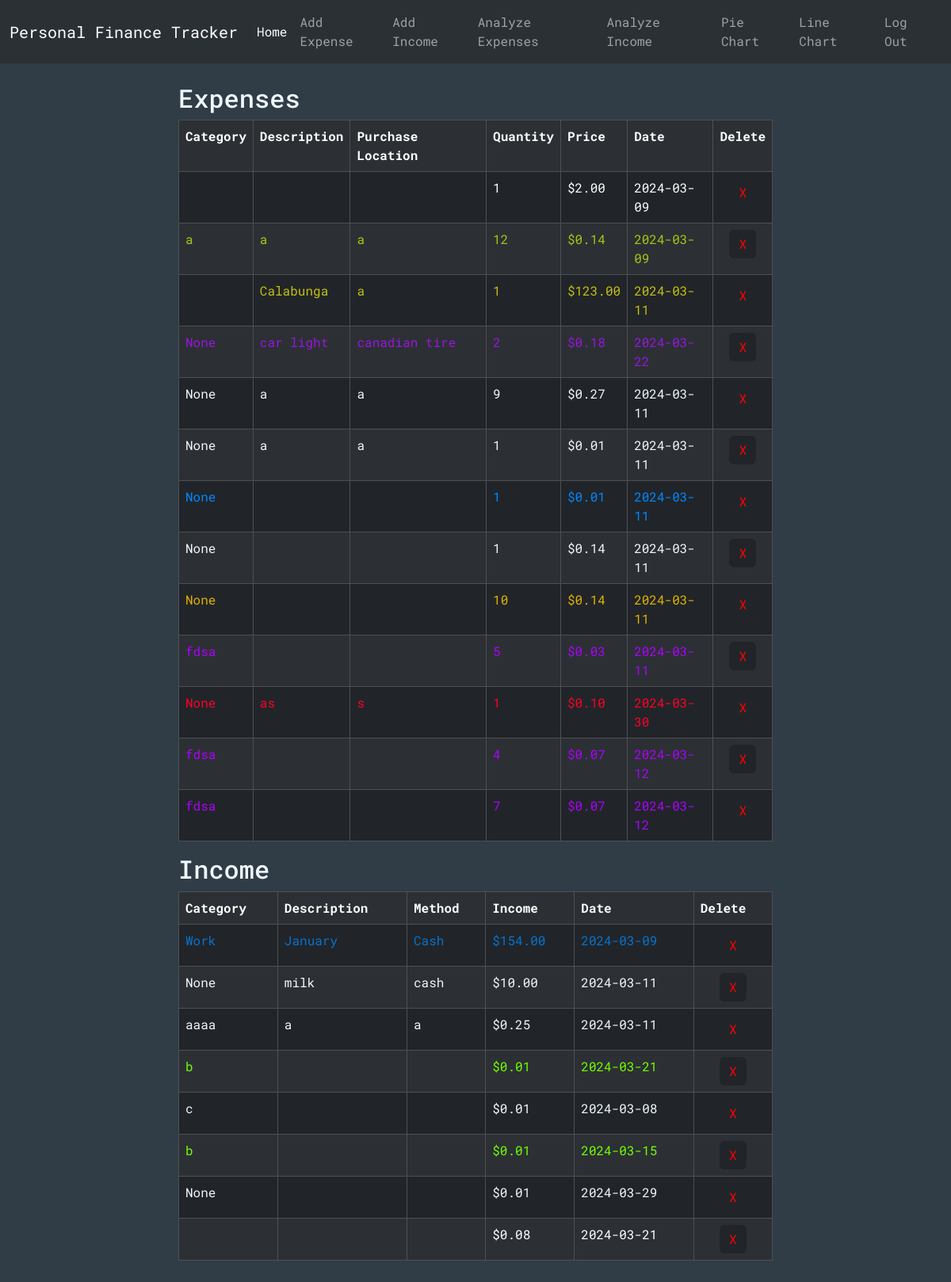
Page / (signed in) on the earlier database version.
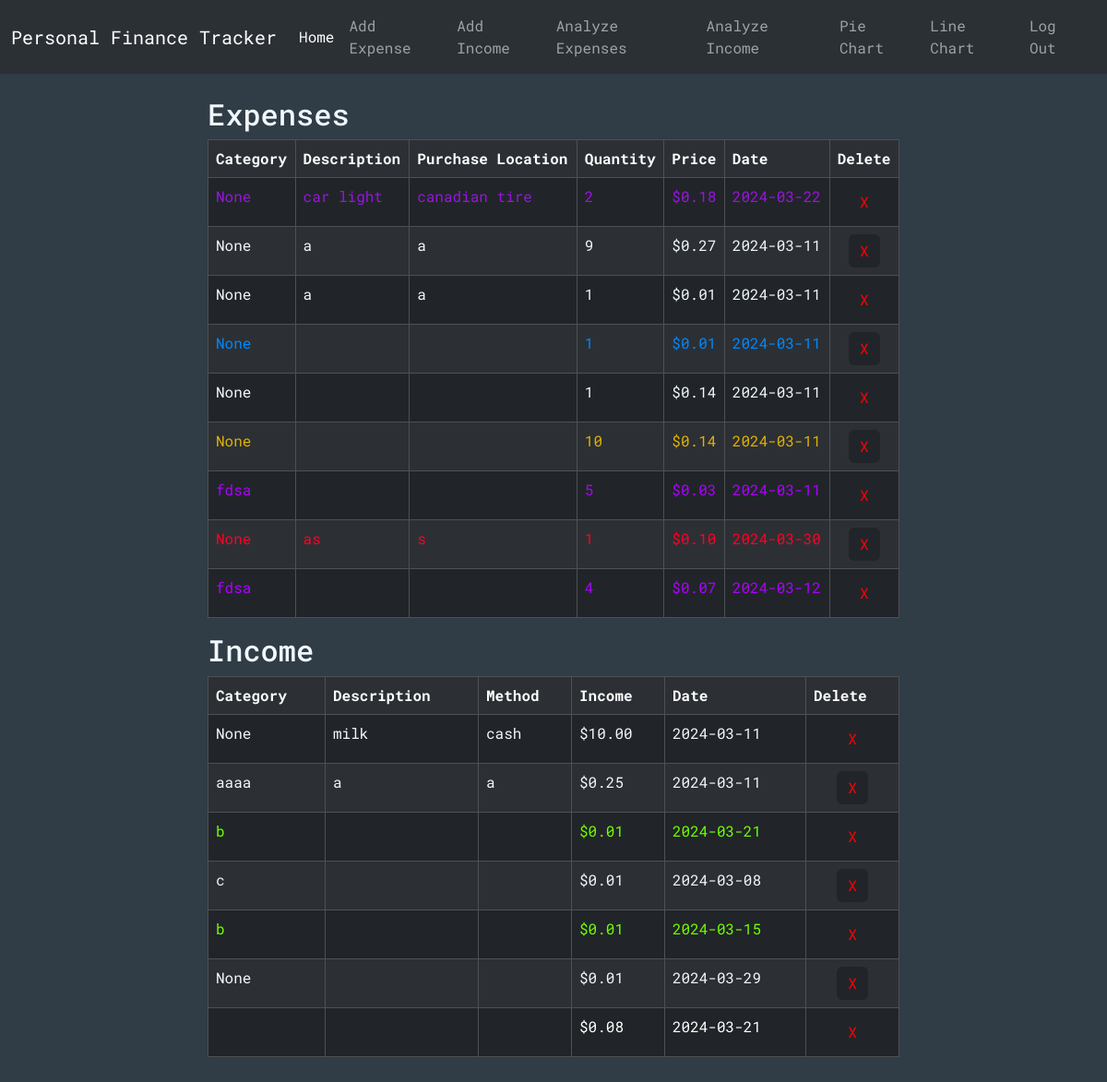
Same page on the later database version.
### tables this page shows
CREATE TABLE expenses (id INTEGER PRIMARY KEY, user_id INTEGER NOT NULL, category TEXT, description TEXT, purchaseLocation TEXT, quantity INTEGER NOT NULL, price NUMERIC NOT NULL, date TEXT NOT NULL, color TEXT, FOREIGN KEY (user_id) REFERENCES users(id));

CREATE TABLE incomes (id INTEGER PRIMARY KEY, user_id INTEGER NOT NULL, category TEXT, description TEXT, method TEXT, income NUMERIC NOT NULL, date TEXT NOT NULL, color TEXT, FOREIGN KEY (user_id) REFERENCES users(id));

### app.py (the view)
@app.route("/")
@login_required
def index():
    conn = get_db_connection()
    exps = conn.execute("SELECT * FROM expenses WHERE user_id = ?", (session["user_id"],)).fetchall()
    inc = conn.execute("SELECT * FROM incomes WHERE user_id = ?", (session["user_id"],)).fetchall()
    print(exps[1]["color"])
    conn.close()
    return render_template("index.html", expenses=exps, incomes=inc)

### helpers.py (called while the page is built)
def login_required(f):
    @wraps(f)
    def decorated_function(*args, **kwargs):
        if session.get("user_id") is None:
            return redirect("/login")
        return f(*args, **kwargs)
    return decorated_function

def get_db_connection():
    conn = sqlite3.connect('database.db')
    conn.row_factory = sqlite3.Row
    return conn

### templates/index.html (shortened to what this page needs)
{% extends "layout.html" %} {% block title %}Main{% endblock %}
{% block body %}
<div class="cont center-horizontal">
  {% if expenses -%}
  <div>
    <h2>Expenses</h2>
    <div class="table-responsive">
      <table class="table table-dark table-striped table-bordered table-hover">
        <tr>
          <th scope="col">Category</th>
          <th scope="col">Description</th>
          <th scope="col">Purchase Location</th>
          <th scope="col">Quantity</th>
          <th scope="col">Price</th>
          <th scope="col">Date</th>
          <th scope="col">Delete</th>
        </tr>
        {% for expense in expenses %}
        <tr style="color: {{expense['color']}}">
          <td style="color: {{expense['color']}}">{{ expense["category"] }}</td>
          <td style="color: {{expense['color']}}">
            {{ expense["description"] }}
          </td>
          <td style="color: {{expense['color']}}">
            {{ expense["purchaseLocation"] }}
          </td>
          <td style="color: {{expense['color']}}">{{ expense["quantity"] }}</td>
          <td style="color: {{expense['color']}}">
            {{ "$%.2f"| format(expense["price"]) }}
          </td>
          <td style="color: {{expense['color']}}">{{ expense["date"] }}</td>
          <td style="text-align: center">
            <form action="/delete" method="POST">
              <button
                type="submit"
                class="delete-btn btn btn-dark"
                style="color: red; border: 0; text-align: center"
              >
                X
              </button>
            </form>
          </td>
        </tr>
        {% endfor %}
      </table>
    </div>
  </div>
  {% else -%}
  <p>
    You have no expenses to display here. To add an expense go
    <a href="/add-expense">here</a>. In the future, use the links in the
    navigation bar on the top!
  </p>
  {% endif %}
  {% if incomes -%}
  <div>
    <h2>Income</h2>
    <div class="table-responsive">
      <table class="table table-dark table-striped table-bordered table-hover">
        <tr>
          <th scope="col">Category</th>
          <th scope="col">Description</th>
          <th scope="col">Method</th>
          <th scope="col">Income</th>
          <th scope="col">Date</th>
          <th scope="col">Delete</th>
        </tr>
        {% for income in incomes %}
        <tr>
          <td style="color: {{income['color']}} !important">
            {{ income["category"] }}
          </td>
          <td style="color: {{income['color']}} !important">
            {{ income["description"] }}
          </td>
          <td style="color: {{income['color']}} !important">
            {{ income["method"] }}
          </td>
          <td style="color: {{income['color']}} !important">
            {{ "$%.2f"| format(income["income"]) }}
          </td>
          <td style="color: {{income['color']}} !important">
            {{ income["date"] }}
          </td>
          <td style="text-align: center">
            <form action="/delete" method="POST">
              <button
                type="submit"
                class="delete-btn btn btn-dark"
                style="color: red; border: 0; text-align: center"
              >
                X
              </button>
            </form>
          </td>
        </tr>
        {% endfor %}
      </table>
    </div>
  </div>
  {% else -%}
  <p>
    You have no income to display here. To add income go
    <a href="/add-income">here</a>. In the future, use the links in the
    navigation bar on the top!
  </p>
  {% endif %}
</div>
{%endblock %}

### templates/layout.html (shortened to what this page needs)
{% include "base.html" %}
<nav class="navbar navbar-expand-lg bg-body-tertiary" data-bs-theme="dark">
  <div class="container-fluid">
    <a class="navbar-brand" href="/">Personal Finance Tracker</a>
    <div class="collapse navbar-collapse" id="navbarSupportedContent">
      <div>
        <ul class="navbar-nav">
          <li class="nav-item" style="margin-top: auto; margin-bottom: auto">
            <a class="nav-link active" aria-current="page" href="/">Home</a>
          </li>
          <li class="nav-item">
            <a class="nav-link" href="/add-expense">Add Expense</a>
          </li>
          <li class="nav-item">
            <a class="nav-link" href="/add-income">Add Income</a>
          </li>
          <li class="nav-item">
            <a class="nav-link" href="/analyzeExpenses">Analyze Expenses</a>
          </li>
          <li class="nav-item">
            <a class="nav-link" href="/analyzeIncome">Analyze Income</a>
          </li>
          <li class="nav-item">
            <a class="nav-link" href="/pieChart">Pie Chart</a>
          </li>
          <li class="nav-item">
            <a class="nav-link" href="/lineChart">Line Chart</a>
          </li>
        </ul>
      </div>
      <div class="navbar-nav flex-end right-div">
        <a class="nav-link" href="/login">Log Out</a>
      </div>
    </div>
  </div>
</nav>
{% block body %}{% endblock %}

### templates/base.html (shortened to what this page needs)
<!DOCTYPE html>
<html lang="en">
  <head>
    <link rel="stylesheet" href="../static/styles/CSS.css" />
    <link
      href="https://cdn.jsdelivr.net/npm/bootstrap@5.3.2/dist/css/bootstrap.min.css"
      rel="stylesheet"
    />
    <link
      href="https://netdna.bootstrapcdn.com/font-awesome/3.2.1/css/font-awesome.css"
      rel="stylesheet"
    />
  </head>
  <body id="body">
  </body>
</html>

### static/styles/CSS.css (style rules this page uses)
.cont { display: flex; justify-content: center; padding: 15px; flex-direction: column; color: aliceblue; max-width: 100vw; }
.navbar-nav { z-index: 1000; }
.center-horizontal { margin: 0 auto; width: 90vw; max-width: 800px; padding: 25px; }
.right-div { margin-left: auto; box-sizing: border-box; }
#body { background-color: rgb(48, 60, 70); font-family: "Roboto Mono", monospace; color: aliceblue; }

Differences in the rows shown:
removed expenses: quantity "1", price "$2.00", date "2024-03-09"
removed expenses: category "a", description "a", purchaseLocation "a", quantity "12", price "$0.14", date "2024-03-09", color "#a8c610" (drawn)
removed expenses: description "Calabunga", purchaseLocation "a", quantity "1", price "$123.00", date "2024-03-11", color "#c6c010" (drawn)
removed expenses: category "fdsa", quantity "7", price "$0.07", date "2024-03-12", color "#ae00ff" (drawn)
removed incomes: category "Work", description "January", method "Cash", income "$154.00", date "2024-03-09", color "#0972ce" (drawn)
